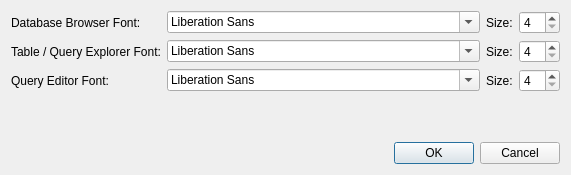
<?xml version="1.0" encoding="UTF-8"?>
<ui version="4.0">
 <class>PreferencesDialog</class>
 <widget class="QDialog" name="PreferencesDialog">
  <property name="geometry">
   <rect>
    <x>0</x>
    <y>0</y>
    <width>571</width>
    <height>175</height>
   </rect>
  </property>
  <property name="windowTitle">
   <string>Preferences</string>
  </property>
  <layout class="QVBoxLayout" name="verticalLayout">
   <item>
    <layout class="QGridLayout" name="gridLayout">
     <item row="0" column="0">
      <widget class="QLabel" name="label">
       <property name="text">
        <string>Database Browser Font:</string>
       </property>
      </widget>
     </item>
     <item row="0" column="1">
      <widget class="QFontComboBox" name="cboDatabaseBrowser"/>
     </item>
     <item row="0" column="2">
      <widget class="QLabel" name="label_4">
       <property name="text">
        <string>Size:</string>
       </property>
      </widget>
     </item>
     <item row="0" column="3">
      <widget class="QSpinBox" name="spinDatabaseBrowser">
       <property name="minimum">
        <number>4</number>
       </property>
      </widget>
     </item>
     <item row="1" column="0">
      <widget class="QLabel" name="label_2">
       <property name="text">
        <string>Table / Query Explorer Font:</string>
       </property>
      </widget>
     </item>
     <item row="1" column="1">
      <widget class="QFontComboBox" name="cboQueryExplorer"/>
     </item>
     <item row="1" column="2">
      <widget class="QLabel" name="label_5">
       <property name="text">
        <string>Size:</string>
       </property>
      </widget>
     </item>
     <item row="1" column="3">
      <widget class="QSpinBox" name="spinQueryBrowser">
       <property name="minimum">
        <number>4</number>
       </property>
      </widget>
     </item>
     <item row="2" column="0">
      <widget class="QLabel" name="label_3">
       <property name="text">
        <string>Query Editor Font:</string>
       </property>
      </widget>
     </item>
     <item row="2" column="1">
      <widget class="QFontComboBox" name="cboQueryEditor">
       <property name="sizePolicy">
        <sizepolicy hsizetype="Expanding" vsizetype="Fixed">
         <horstretch>0</horstretch>
         <verstretch>0</verstretch>
        </sizepolicy>
       </property>
      </widget>
     </item>
     <item row="2" column="2">
      <widget class="QLabel" name="label_6">
       <property name="text">
        <string>Size:</string>
       </property>
      </widget>
     </item>
     <item row="2" column="3">
      <widget class="QSpinBox" name="spinQueryEditor">
       <property name="minimum">
        <number>4</number>
       </property>
      </widget>
     </item>
    </layout>
   </item>
   <item>
    <spacer name="verticalSpacer">
     <property name="orientation">
      <enum>Qt::Vertical</enum>
     </property>
     <property name="sizeHint" stdset="0">
      <size>
       <width>20</width>
       <height>36</height>
      </size>
     </property>
    </spacer>
   </item>
   <item>
    <widget class="QDialogButtonBox" name="buttonBox">
     <property name="orientation">
      <enum>Qt::Horizontal</enum>
     </property>
     <property name="standardButtons">
      <set>QDialogButtonBox::Cancel|QDialogButtonBox::Ok</set>
     </property>
    </widget>
   </item>
  </layout>
 </widget>
 <resources/>
 <connections>
  <connection>
   <sender>buttonBox</sender>
   <signal>accepted()</signal>
   <receiver>PreferencesDialog</receiver>
   <slot>accept()</slot>
   <hints>
    <hint type="sourcelabel">
     <x>248</x>
     <y>254</y>
    </hint>
    <hint type="destinationlabel">
     <x>157</x>
     <y>274</y>
    </hint>
   </hints>
  </connection>
  <connection>
   <sender>buttonBox</sender>
   <signal>rejected()</signal>
   <receiver>PreferencesDialog</receiver>
   <slot>reject()</slot>
   <hints>
    <hint type="sourcelabel">
     <x>316</x>
     <y>260</y>
    </hint>
    <hint type="destinationlabel">
     <x>286</x>
     <y>274</y>
    </hint>
   </hints>
  </connection>
 </connections>
</ui>
